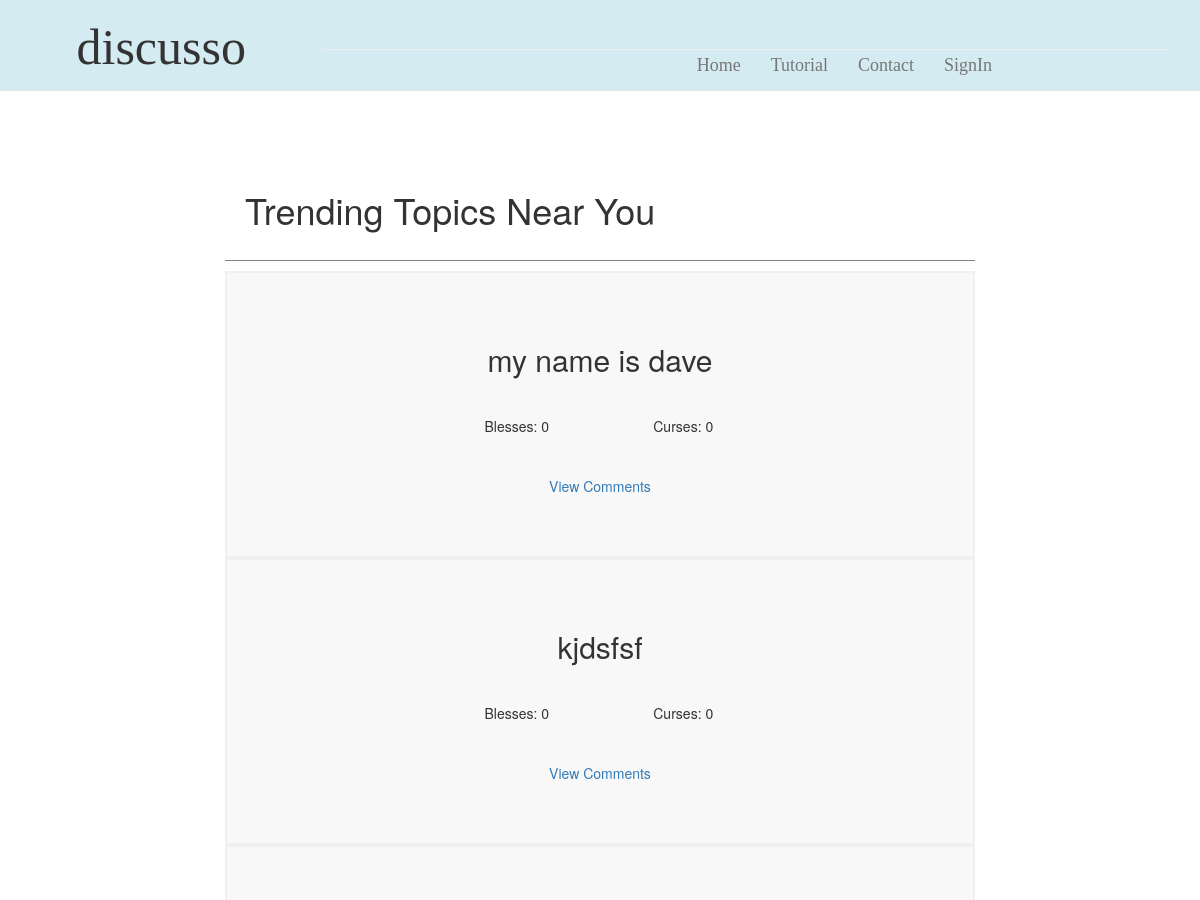
Page /homepage (upper part) on the earlier database version.
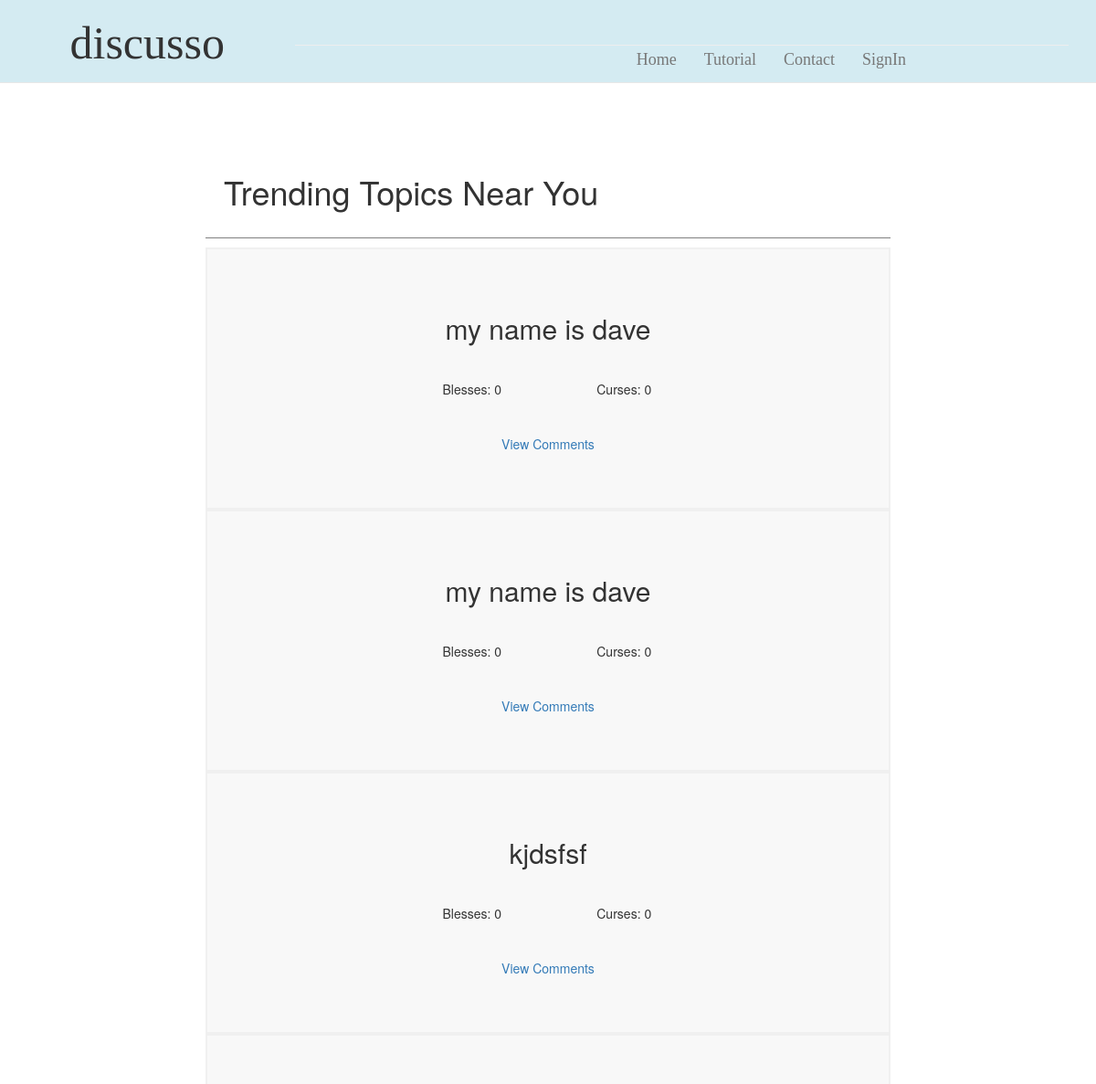
Same page on the later database version.
### app/models.py (models this page shows, shortened)
class Post(db.Model):
    id = db.Column(db.Integer, primary_key=True)
    title = db.Column(db.String(64))
    desc = db.Column(db.String(248))
    blesses = db.Column(db.Integer, default=0)
    curses = db.Column(db.Integer, default=0)
    timestamp = db.Column(db.DateTime, index=True, default=datetime.utcnow)
    user_id = db.Column(db.Integer, db.ForeignKey('user.id'))
    p_replies = db.relationship('Reply', backref='ogPost', lazy='dynamic')

### app/routes.py (the view)
@app.route('/', methods=['GET', 'POST'])
@app.route('/homepage', methods=['GET', 'POST'])
def homepage():
    form = MakePostForm()
    if form.validate_on_submit():
        post = Post(title=form.title.data, desc=form.desc.data,
                    user_id=current_user.id)
        db.session.add(post)
        db.session.commit()
        return render_template('homepage.html', title='Home', posts=Post.query.all(), form=form)
    return render_template('homepage.html', title='Home', posts=Post.query.all(), form=form)

### app/templates/homepage.html (shortened to what this page needs)
{% extends "topbar.html" %}
{% block content %}
<div class="container-fluid">
	<div class="leftSide col-lg-2">
	</div>
	<div class="homePage col-lg-8">
		<div class="special">
			<h1> Trending Topics Near You</h1>
		</div>
		{%for post in posts|reverse %}
		<div class="sampleTopic">
			<div class="heading">
				<h2> {{ post.title }} </h2>
			</div>
			<div class="innerTopic container-fluid">
				<div class="col-lg-3"></div>
				<div class="col-lg-3">
					<p>Blesses: {{post.blesses}} </p>
				</div>
				<div class="col-lg-3">
					<p>Curses: {{post.curses}} </p>
				</div>
				<div class="col-lg-3"></div>
			</div>
			<div class="links container-fluid">
				<div class="viewComment col-lg-4"></div>
				<div class="viewComment col-lg-4">
					<p><a href="{{ url_for('topic',postid = '') }}{{post.id}}"> View Comments </a> </p>
				</div>
				<div class="viewComment col-lg-4"></div>
			</div>
		</div>
		{% endfor %}
	</div>
	<div class="rightSide col-lg-2">
	</div>
</div>
{% endblock %}

Differences in the rows shown:
added Post: title "my name is dave", blesses "0", curses "0"
